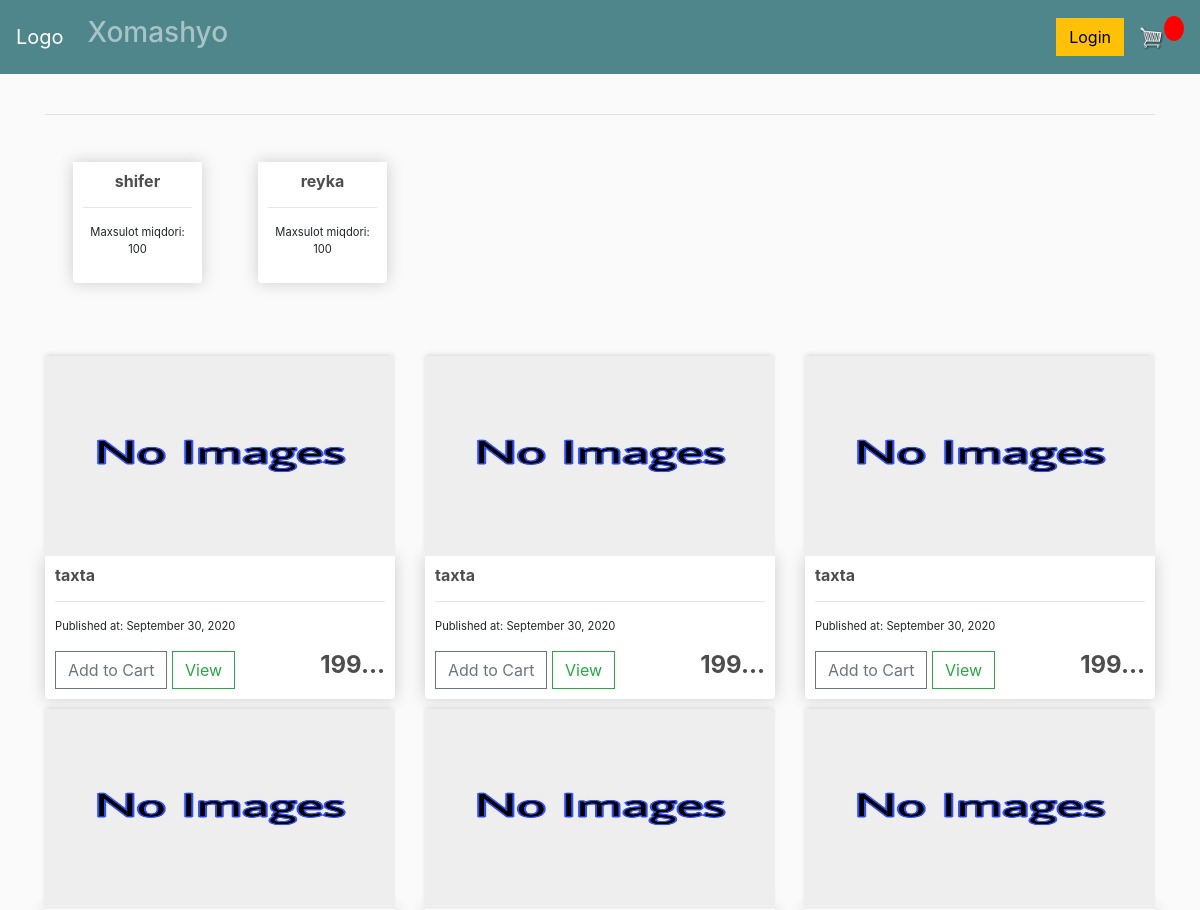
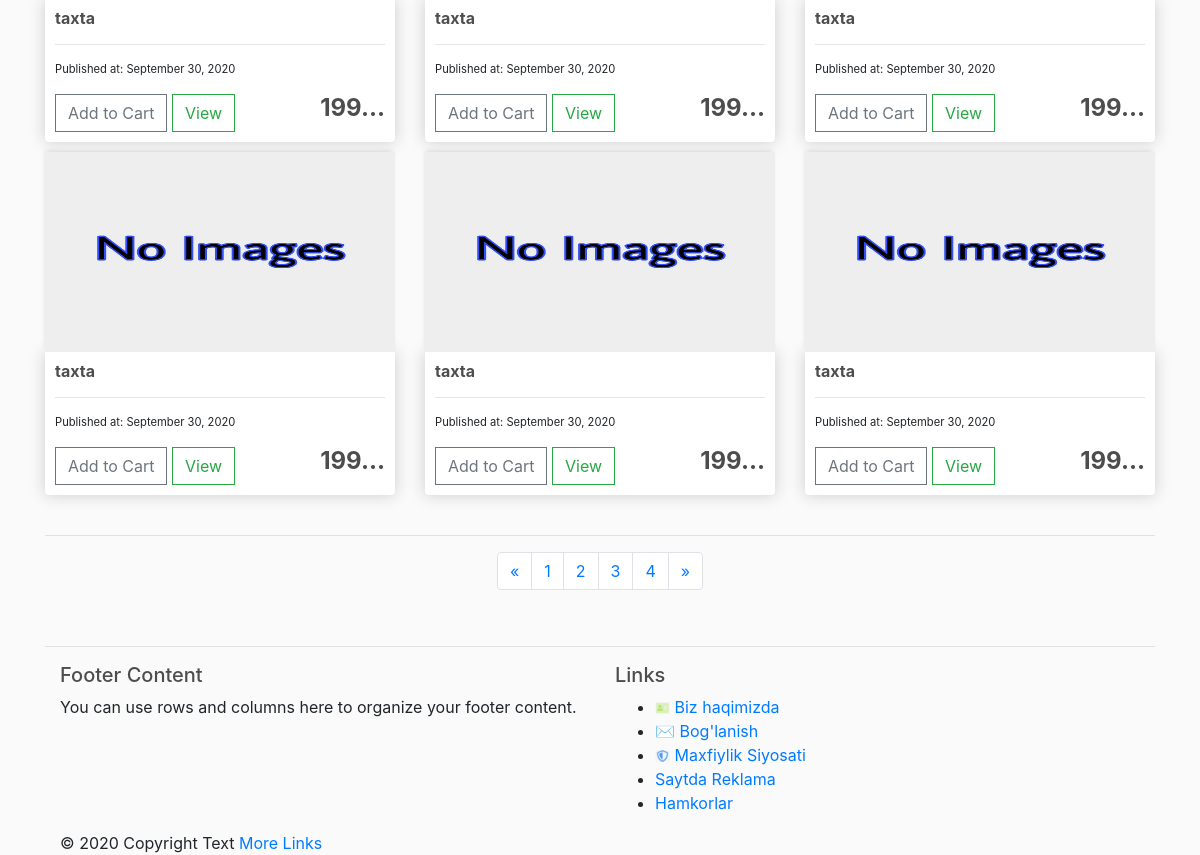
Screenshot of /?page=2 with the database file from the repository (2 pictures, top to bottom).
### Product/models.py (models this page shows, shortened)
class Category(models.Model):
    name = models.CharField( verbose_name='Kategoriya Nomi', max_length=250, unique=True, )
    class Meta:
        verbose_name = 'Category'
        verbose_name_plural = 'Categories'

class Product(models.Model):
	name        = models.CharField( verbose_name='Maxsulot Nomi', max_length=250, )
	category    = models.ForeignKey( "Category",
                verbose_name = 'Maxsulot Kategoriyasi',
                related_name = 'product_name',
                on_delete    = models.CASCADE
            )
	description = models.TextField( verbose_name='Tavfsifi', help_text="Maxsulot haqida.", blank=True, null=True, )
	image       = models.ImageField( #default image
                upload_to='images',
                max_length=255,
                verbose_name='Maxsulot Rasmi',
                blank=True,
                null=True
            )
	class CurrecyChoice(models.TextChoices):
		SUM="so\'m",_('so\'m')
		USD='$',_('dollor')
		EUR='euro',_('euro')
		RUB='ruble',_('ruble')
		__empty__=_('')
	currency    = models.CharField( verbose_name='Valyuta turi', max_length=5,
                choices=CurrecyChoice.choices,
                default=CurrecyChoice.__empty__,
            )
	price       = models.DecimalField( verbose_name='Maxsulot Narxi', max_digits=10, decimal_places=2, default=100,
                validators=(
                    MinValueValidator(100),
                    MaxValueValidator(100000000),
                )
            )
	published_at = models.DateTimeField( auto_now_add=True )
	updated_at  =models.DateTimeField( auto_now=True )
	class Meta:
		verbose_name = 'Product'
		verbose_name_plural = 'Products'

### Product/views.py (the view)
# urls.py: path('',                    Product_List_View.as_view(),   name='product-list'),
class Product_List_View(View):
	template_name='ProductPages/product-list.html'
	context={}
	model=Category
	look_up='id'
	def get_object(self):
		id=self.kwargs.get(self.look_up)
		queryset_products_list = Product.objects.all()
		queryset_category_list = Category.objects.all()
		if id is not None:
			queryset_category		  = get_object_or_404(self.model, id=id)
			queryset_products_list	  = queryset_category.product_name.all()
		return queryset_category_list, queryset_products_list
	def get(self, request, id=None, *args, **kwargs):
		product_object_list  = None
		category_object_list = None
		category_object_list, product_list = self.get_object()
		paginator     = Paginator(product_list, 9)
		page_num      = paginator.num_pages
		page_indexes  = [x for x in range(1, page_num + 1)]
		page_number 		= request.GET.get('page')
		product_object_list = paginator.get_page(page_number)
		self.context['product_object_list']  = product_object_list
		self.context['category_object_list'] = category_object_list
		self.context['page_indexes']		 = page_indexes
		return render(
            request,
            self.template_name,
            self.context
        )

### templates/ProductPages/product-list.html
{% extends 'ProductPages/base.html' %} {% load static %} {% block content %}
<hr>
<div class='container'>
    <br> {% include "ProductPages/includes/categories.html" %}
</div>
<div class="row" style="margin-top: 5%;">
    {% for product in product_object_list %}
    <div class="col-lg-4">
        {% if product.image %}
        <img class="thumbnail" src="{{ product.image.url }}"> {% else %}
        <img class="thumbnail" src="{% static 'images/no_image.jpg' %}" alt=""> {% endif %}
        <div class="box-element product">
            <h6><strong>{{product.name}}</strong></h6>
            <hr>
            <p style="font-size: 70%">Published at: {{ product.published_at|date:"F j, Y" }}</p>
            {% if user.is_staff %}
            <a href="{% url 'Products:product-update' product.id %}" data-product="" data-action="extra-option" class="btn btn-outline-secondary add-btn extra-option-cart">Update</a> {% else %}
            <button data-product="{{product.id}}" data-action="add" class="btn btn-outline-secondary add-btn update-cart">Add to Cart</button> {% endif %}
            <a class="btn btn-outline-success" target="_blank" href="{% url 'Products:product-detail' product.id %}">View</a> {% if product.currency == '$' %}
            <h4 style="display: inline-block; float: right "><strong>{{product.currency }}{{ product.price|truncatechars:"4" }}</strong></h4>
            {% elif product.currency == 'euro' %}
            <h4 style="display: inline-block; float: right "><strong>&#8364; {{ product.price|truncatechars:"4" }}</strong></h4>
            {% elif product.currency == 'ruble' %}
            <h4 style="display: inline-block; float: right "><strong>{{ product.price|truncatechars:"4" }} &#8381;</strong></h4>
            {% else %}
            <h4 style="display: inline-block; float: right "><strong>{{ product.price|truncatechars:"4" }} {{product.currency}}</strong></h4>
            {% endif %}
        </div>
    </div>
    {% endfor %}
</div>
<br>
<hr> {% include "ProductPages/includes/pagination.html" %} {% endblock content %}

### templates/ProductPages/includes/categories.html
<div class="row">
    {% for category in category_object_list %}
    <div class="col-lg-2">
        <a class="btn" href="{% url 'Products:product-list' category.id %}">
            <div class="box-element product ">
                <h6><strong>{{category.name}}</strong></h6>
                <hr>
                <p style="font-size: 70% ">Maxsulot miqdori: 100</p>
            </div>
        </a>
    </div>
    {% endfor %}
</div>

### static/css/main.css (style rules this page uses)
body { background-color: hsl(0, 0%, 98%); }
h1, h2, h3, h4, h5, h6 { color: hsl(0, 0%, 30%); }
.box-element { box-shadow: hsl(0, 0%, 80%) 0 0 16px; background-color: #fff; border-radius: 4px; padding: 10px; }
.thumbnail { width: 100%; height: 200px; -webkit-box-shadow: -1px -3px 5px -2px rgba(214, 214, 214, 1); -moz-box-shadow: -1px -3px 5px -2px rgba(214, 214, 214, 1); box-shadow: -1px -3px 5px -2px rgba(214, 214, 214, 1); }
.product { border-radius: 0 0 4px 4px; }
.col-lg-4, .col-lg-6, .col-lg-8, .col-lg-12 { margin-top: 10px; }
.btn { border-radius: 0; }

### rows the page displays
Category: name "shifer"
Category: name "reyka"
Product: name "taxta", published_at "September 30, 2020", price "199…"
Product: name "taxta", published_at "September 30, 2020", price "199…"
Product: name "taxta", published_at "September 30, 2020", price "199…"
Product: name "taxta", published_at "September 30, 2020", price "199…"
Product: name "taxta", published_at "September 30, 2020", price "199…"
Product: name "taxta", published_at "September 30, 2020", price "199…"
Product: name "taxta", published_at "September 30, 2020", price "199…"
Product: name "taxta", published_at "September 30, 2020", price "199…"
Product: name "taxta", published_at "September 30, 2020", price "199…"

### other values shown
{{ page_index }} "1" "2" "3" "4"
